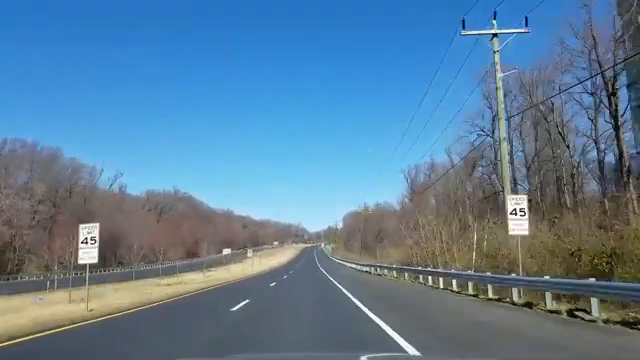
#> input picture frame 89 of test_video.mp4, 640 x 360 px
$ python main.py
#> lines starting #> are read from the running program, lines starting #| are printed output that depends on the picture; after the words box and inside, x2 and y2 are one past the last pixel; in counts of white or black regions, pixels touching at a corner belong together
import serial
import cv2
import numpy as np

# Configure your COM port and Baudrate (must match the STM32 configuration, e.g., 9600)
try:
    ser = serial.Serial('COM12', 9600, timeout=1)
except Exception as e:
    print("❌ Could not open Serial Port. Ensure the STM32 is connected and the port is not in use by another program.")

# --- Function: Calculate the average slope and intercept ---
def average_slope_intercept(img, lines):
    lane_lines = []
    if lines is None:
        return lane_lines

    height, width = img.shape[:2]
    left_fit = []
    right_fit = []

    # Threshold for the slope to distinguish left and right lines
    boundary = 1 / 3
    left_region_boundary = width * (1 - boundary)
    right_region_boundary = width * boundary

    for line in lines:
        try:
            x1, y1, x2, y2 = line.reshape(4)

            if x1 == x2:
                continue

            fit = np.polyfit((x1, x2), (y1, y2), 1)
            slope = fit[0]
            intercept = fit[1]

            if slope < 0:
                if x1 < left_region_boundary and x2 < left_region_boundary:
                    left_fit.append((slope, intercept))
            else:
                if x1 > right_region_boundary and x2 > right_region_boundary:
                    right_fit.append((slope, intercept))
        except:
            pass

    if len(left_fit) > 0:
        left_fit_average = np.average(left_fit, axis=0)
        lane_lines.append(make_points(img, left_fit_average))

    if len(right_fit) > 0:
        right_fit_average = np.average(right_fit, axis=0)
        lane_lines.append(make_points(img, right_fit_average))

    return lane_lines

# --- Function: Generate points from slope and intercept ---
def make_points(img, line):
    height, width = img.shape[:2]
    slope, intercept = line
    y1 = int(height)
    y2 = int(height * 0.6)

    x1 = int((y1 - intercept) / slope)
    x2 = int((y2 - intercept) / slope)
    return [[x1, y1, x2, y2]]

# --- Function: Calculate the lane offset ---
def calculate_lane_offset(img, lines):
    height, width = img.shape[:2]
    img_center = width / 2.0
    lane_center = img_center

    if len(lines) == 2:
        left_line = lines[0][0]
        right_line = lines[1][0]
        y_val = height * 0.7
        x_left = (y_val - (np.polyfit((left_line[0], left_line[2]), (left_line[1], left_line[3]), 1))[1]) / \
                 (np.polyfit((left_line[0], left_line[2]), (left_line[1], left_line[3]), 1))[0]
        x_right = (y_val - (np.polyfit((right_line[0], right_line[2]), (right_line[1], right_line[3]), 1))[1]) / \
                  (np.polyfit((right_line[0], right_line[2]), (right_line[1], right_line[3]), 1))[0]
        lane_center = (x_left + x_right) / 2.0

    offset = lane_center - img_center
    return int(offset)

# --- Function: Apply Region of Interest (ROI) mask ---
def region_of_interest(img, vertices):
    mask = np.zeros_like(img)
    cv2.fillPoly(mask, vertices, 255)
    masked_image = cv2.bitwise_and(img, mask)
    return masked_image

# --- Function: Draw lane lines ---
def draw_lines(img, lines):
    line_image = np.zeros_like(img)
    if lines is not None:
        for line in lines:
            try:
                x1, y1, x2, y2 = line.reshape(4)
                cv2.line(line_image, (x1, y1), (x2, y2), (0, 255, 0), 10)
            except:
                pass
    return line_image

# --- Global variables for the PD Controller ---
prev_offset = 0
Kp = 0.4
Kd = 0.2

def calculate_steering_angle(offset):
    global prev_offset
    derivative = offset - prev_offset
    steering_angle = (Kp * offset) + (Kd * derivative)
    prev_offset = offset
    # Constrain the steering angle between -45 and 45 degrees
    steering_angle = max(min(steering_angle, 45), -45)
    return int(steering_angle)

# --- Main processing function ---
def process_frame(frame):
    height, width = frame.shape[:2]
    gray = cv2.cvtColor(frame, cv2.COLOR_BGR2GRAY)
    blur = cv2.GaussianBlur(gray, (5, 5), 0)
    edges = cv2.Canny(blur, 50, 150)

    roi_vertices = np.array([
        [(width * 0.1, height), (width * 0.9, height), (width // 2, int(height * 0.6))]
    ], np.int32)
    cropped_edges = region_of_interest(edges, roi_vertices)

    lines = cv2.HoughLinesP(cropped_edges, rho=2, theta=np.pi / 180, threshold=50, minLineLength=40, maxLineGap=150)

    # 1. Calculations
    averaged_lines = average_slope_intercept(frame, lines)
    line_image = draw_lines(frame, averaged_lines)
    offset = calculate_lane_offset(frame, averaged_lines)
    steering_angle = calculate_steering_angle(offset)

    # Send the steering angle to the STM32 board
    try:
       command = f"ANGLE:{steering_angle}\n"
       ser.write(command.encode('utf-8'))
    except Exception as e:
        print("❌ Error with Serial COM12:", e)

    # 2. CREATE combo_image (VERY IMPORTANT, must be done before cv2.putText)
    combo_image = cv2.addWeighted(frame, 0.8, line_image, 1, 1)

    # 3. Draw text and UI elements on combo_image
    cv2.line(combo_image, (int(width / 2), 0), (int(width / 2), height), (0, 0, 255), 2)
    cv2.putText(combo_image, f"Offset: {offset}", (50, 50), cv2.FONT_HERSHEY_SIMPLEX, 1.5, (0, 0, 255), 4, cv2.LINE_AA)
    cv2.putText(combo_image, f"Steering Angle: {steering_angle} deg", (50, 100), cv2.FONT_HERSHEY_SIMPLEX, 1.2, (0, 255, 0), 3, cv2.LINE_AA)

    return combo_image

# --- MAIN LOOP ---
# WARNING: Ensure the video file path is correct on your computer
cap = cv2.VideoCapture("test_video.mp4")

if not cap.isOpened():
    print("❌ ERROR: OpenCV could not find the video! Check the file path and name.")
else:
    print("✅ Video loaded successfully, the window will open now...")

while cap.isOpened():
    ret, frame = cap.read()
#> frame is the input picture: shape (360, 640, 3); mean B, G, R 152.6, 126.1, 91.6
    if not ret:
        break

    processed_frame = process_frame(frame)
#> in process_frame, `gray = cv2.cvtColor(frame, cv2.COLOR_BGR2GRAY)`:
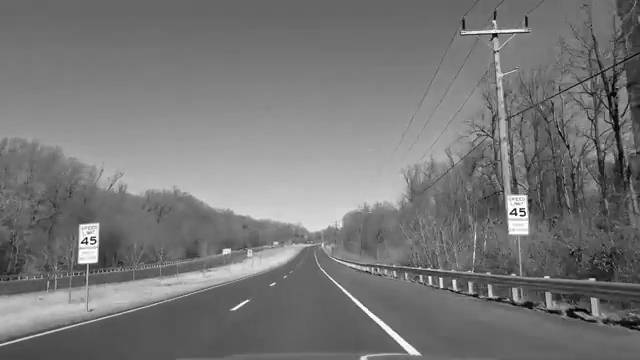
#> gray: shape (360, 640); min 0, max 255, mean 118.9
#> in process_frame, `edges = cv2.Canny(blur, 50, 150)`:
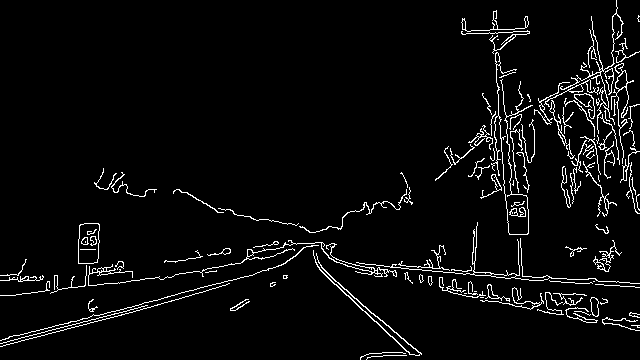
#> edges: shape (360, 640); 4.3% white in thin lines or dots
#> in region_of_interest, `cv2.fillPoly(mask, vertices, 255)`:
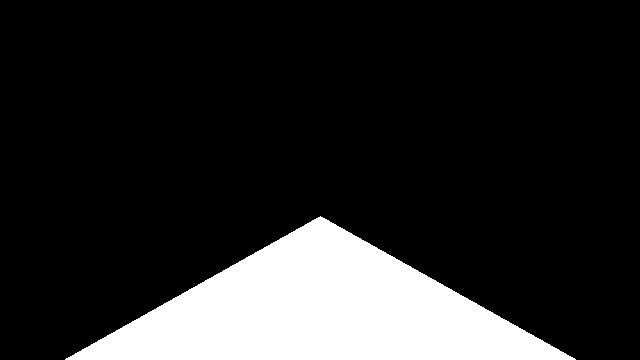
#> mask: shape (360, 640); 16% white; 1 white region, box (x1, y1, x2, y2) and area: (65, 216, 576, 360) 36976
#> in region_of_interest, `masked_image = cv2.bitwise_and(img, mask)`:
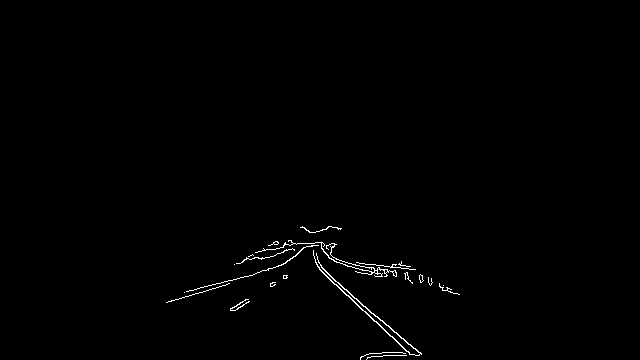
#> masked_image: shape (360, 640); 0.65% white in thin lines or dots, all inside (x1, y1, x2, y2) = (166, 226, 460, 360)
#> in process_frame, `lines = cv2.HoughLinesP(cropped_edges, rho=2, theta=np.pi / 180, thres..`: lines = 16 rows, first 6: [299, 252, 421, 354], [298, 243, 409, 354], [277, 241, 447, 289], [248, 256, 400, 267], [211, 285, 331, 251], [276, 248, 457, 293]
#> the loop in average_slope_intercept, `for line in lines:` made 16 passes
#> (x1, y1, x2, y2, slope, intercept) on passes 1 to 12: (299, 252, 421, 354, 0.836, 2.02), (298, 243, 409, 354, 1, -55), (277, 241, 447, 289, 0.282, 162.8), (248, 256, 400, 267, 0.0724, 238.1), (211, 285, 331, 251, -0.283, 344.8), (276, 248, 457, 293, 0.249, 179.4), (273, 243, 431, 279, 0.228, 180.8), (298, 252, 412, 354, 0.895, -14.63), (168, 301, 330, 254, -0.29, 349.7), (288, 241, 421, 353, 0.842, -1.53), (230, 310, 336, 244, -0.623, 453.2), (278, 243, 334, 243, 3.59e-18, 243)
#> after the loop in average_slope_intercept, `for line in lines:`: left_fit = [(-0.283, 344.8), (-0.29, 349.7), (-0.623, 453.2), (-1.08e-15, 355)]; right_fit = [(0.836, 2.02), (1, -55), (0.282, 162.8), (0.0724, 238.1), (0.249, 179.4), (0.228, 180.8), (0.895, -14.63), (0.842, -1.53), (3.59e-18, 243), (0.249, 175.9), (0.197, 200.2), (0.141, 221.3)]
#> in average_slope_intercept, `left_fit_average = np.average(left_fit, axis=0)`: left_fit_average = [-0.299, 375.7]
#> in make_points, `slope, intercept = line`: slope = -0.299; intercept = 375.7
#> in make_points, `x1 = int((y1 - intercept) / slope)`: x1 = 52
#> in make_points, `x2 = int((y2 - intercept) / slope)`: x2 = 534
#> in average_slope_intercept, `right_fit_average = np.average(right_fit, axis=0)`: right_fit_average = [0.416, 127.7]
#> in process_frame, `averaged_lines = average_slope_intercept(frame, lines)`: averaged_lines = [[[52, 360, 534, 216]], [[558, 360, 212, 216]]]
#> the loop in draw_lines, `for line in lines:` made 2 passes
#> after the loop in draw_lines, `for line in lines:`: line_image: shape (360, 640, 3); every value is 0
#> in calculate_lane_offset, `left_line = lines[0][0]`: left_line = [52, 360, 534, 216]
#> in calculate_lane_offset, `right_line = lines[1][0]`: right_line = [558, 360, 212, 216]
#> in calculate_lane_offset, `x_left = (y_val - (np.polyfit((left_line[0], left_line[2]), (left_line..`: x_left = 413.5
#> in calculate_lane_offset, `x_right = (y_val - (np.polyfit((right_line[0], right_line[2]), (right_..`: x_right = 298.5
#> in calculate_lane_offset, `lane_center = (x_left + x_right) / 2.0`: lane_center = 356
#> in calculate_lane_offset, `offset = lane_center - img_center`: offset = 36
#> in process_frame, `offset = calculate_lane_offset(frame, averaged_lines)`: offset = 35
#> in calculate_steering_angle, `steering_angle = (Kp * offset) + (Kd * derivative)`: steering_angle = 21
#> in calculate_steering_angle, `prev_offset = offset`: prev_offset = 35
#> in process_frame, `steering_angle = calculate_steering_angle(offset)`: steering_angle = 21
#> in process_frame, `combo_image = cv2.addWeighted(frame, 0.8, line_image, 1, 1)`:
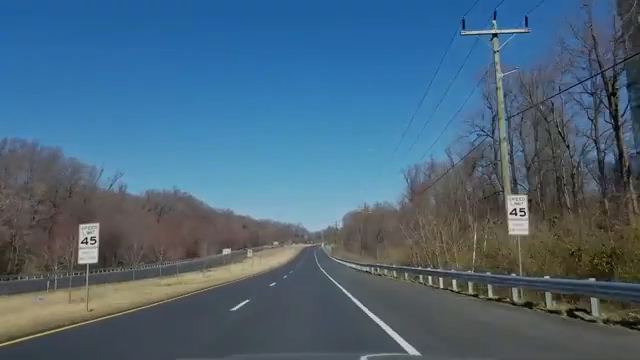
#> combo_image: shape (360, 640, 3); mean B, G, R 123.1, 101.9, 74.3
#> in process_frame, `cv2.putText(combo_image, f"Steering Angle: {steering_angle} deg", (50,..`:
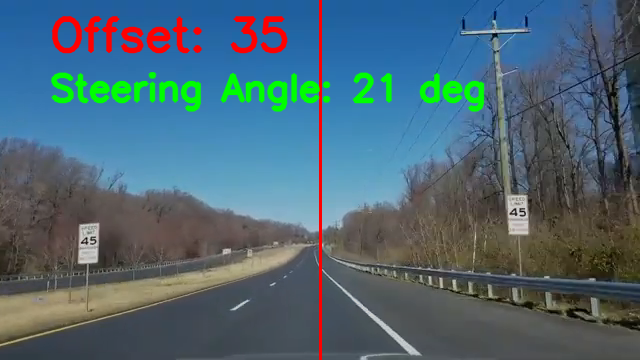
#> combo_image: shape (360, 640, 3); mean B, G, R 116.3, 103, 76.9
    cv2.imshow("LKA - Lane Detection & PD Control", processed_frame)

    # Delay to control video playback speed (200ms = slow motion)
    if cv2.waitKey(200) & 0xFF == ord('q'):
#> (key q is pressed here)
        break

cap.release()
cv2.destroyAllWindows()

$ run again, starting later in the video
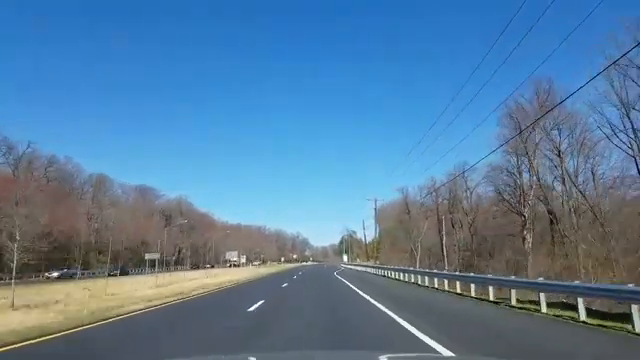
#> input picture frame 400 of test_video.mp4, 640 x 360 px
#> frame is the input picture: shape (360, 640, 3); mean B, G, R 157, 124.8, 86.9
#> in process_frame, `edges = cv2.Canny(blur, 50, 150)`:
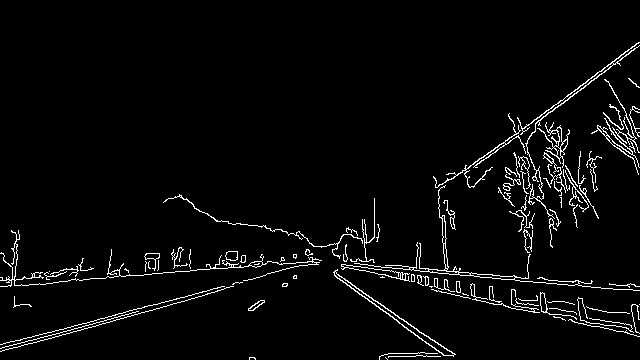
#> edges: shape (360, 640); 3.5% white in thin lines or dots, all inside (x1, y1, x2, y2) = (0, 42, 640, 360)
#> mask: shape (360, 640); 16% white; 1 white region, box (x1, y1, x2, y2) and area: (65, 216, 576, 360) 36976
#> masked_image: shape (360, 640); 0.75% white in thin lines or dots, all inside (x1, y1, x2, y2) = (152, 231, 466, 360)
#> lines = 18 rows, first 6: [305, 254, 454, 354], [170, 300, 365, 248], [312, 259, 444, 355], [233, 265, 401, 265], [291, 233, 452, 291], [260, 256, 437, 284]
#> the loop in average_slope_intercept, `for line in lines:` made 18 passes
#> (x1, y1, x2, y2, slope, intercept) on passes 1 to 8: (305, 254, 454, 354, 0.671, 49.3), (170, 300, 365, 248, -0.267, 345.3), (312, 259, 444, 355, 0.727, 32.09), (233, 265, 401, 265, -7.61e-17, 265), (291, 233, 452, 291, 0.36, 128.2), (260, 256, 437, 284, 0.158, 214.9), (238, 263, 413, 269, 0.0343, 254.8), (381, 355, 453, 355, -5.62e-16, 355)
#> after the loop in average_slope_intercept, `for line in lines:`: left_fit = [(-0.267, 345.3), (-7.61e-17, 265), (-0.286, 353.5), (-0.833, 521.2), (-0.0556, 279.7)]; right_fit = [(0.671, 49.3), (0.727, 32.09), (0.36, 128.2), (0.158, 214.9), (0.0343, 254.8), (0.344, 137.6), (6.31e-17, 261), (0.282, 167.1), (0.329, 139.3), (0.778, 11), (0.103, 232)]
#> left_fit_average = [-0.288, 353]
#> in make_points, `slope, intercept = line`: slope = -0.288; intercept = 353
#> in make_points, `x1 = int((y1 - intercept) / slope)`: x1 = -24
#> in make_points, `x2 = int((y2 - intercept) / slope)`: x2 = 474
#> right_fit_average = [0.344, 147.9]
#> averaged_lines = [[[-24, 360, 474, 216]], [[616, 360, 197, 216]]]
#> the loop in draw_lines, `for line in lines:` made 2 passes
#> left_line = [-24, 360, 474, 216]
#> right_line = [616, 360, 197, 216]
#> x_left = 349.5
#> x_right = 301.8
#> in calculate_lane_offset, `lane_center = (x_left + x_right) / 2.0`: lane_center = 325.6
#> in calculate_lane_offset, `offset = lane_center - img_center`: offset = 5.63
#> in process_frame, `offset = calculate_lane_offset(frame, averaged_lines)`: offset = 5
#> in calculate_steering_angle, `steering_angle = (Kp * offset) + (Kd * derivative)`: steering_angle = 3
#> prev_offset = 5
#> in process_frame, `steering_angle = calculate_steering_angle(offset)`: steering_angle = 3
#> in process_frame, `cv2.putText(combo_image, f"Steering Angle: {steering_angle} deg", (50,..`:
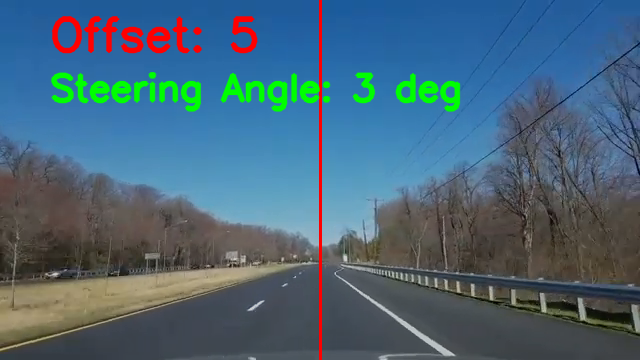
#> combo_image: shape (360, 640, 3); mean B, G, R 120.4, 102.2, 72.8

$ run again, starting later in the video
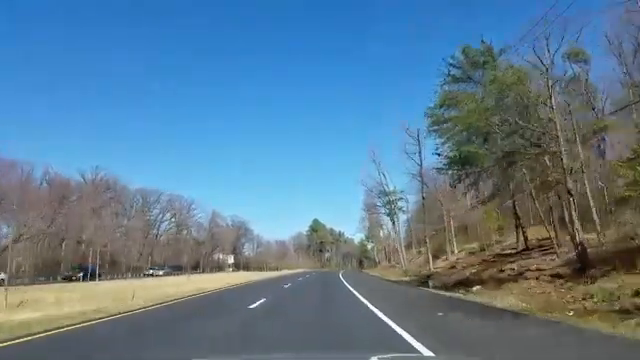
#> input picture frame 712 of test_video.mp4, 640 x 360 px
#> frame is the input picture: shape (360, 640, 3); mean B, G, R 147, 124.1, 92.4
#> in process_frame, `edges = cv2.Canny(blur, 50, 150)`:
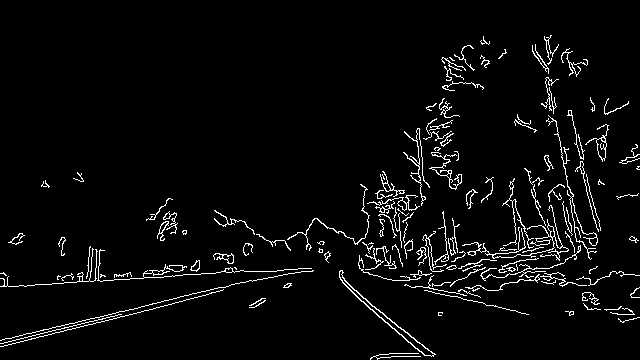
#> edges: shape (360, 640); 4% white in thin lines or dots
#> mask: shape (360, 640); 16% white; 1 white region, box (x1, y1, x2, y2) and area: (65, 216, 576, 360) 36976
#> masked_image: shape (360, 640); 0.66% white in thin lines or dots, all inside (x1, y1, x2, y2) = (157, 218, 471, 360)
#> lines = 16 rows, first 6: [291, 236, 433, 355], [289, 238, 424, 355], [184, 295, 390, 255], [157, 307, 377, 248], [224, 270, 429, 281], [319, 221, 447, 295]
#> the loop in average_slope_intercept, `for line in lines:` made 16 passes
#> (x1, y1, x2, y2, slope, intercept) on passes 1 to 8: (291, 236, 433, 355, 0.838, -7.87), (289, 238, 424, 355, 0.867, -12.47), (184, 295, 390, 255, -0.194, 330.7), (157, 307, 377, 248, -0.268, 349.1), (224, 270, 429, 281, 0.0537, 258), (319, 221, 447, 295, 0.578, 36.58), (316, 218, 458, 297, 0.556, 42.2), (226, 272, 402, 263, -0.0511, 283.6)
#> after the loop in average_slope_intercept, `for line in lines:`: left_fit = [(-0.194, 330.7), (-0.268, 349.1), (-0.0511, 283.6)]; right_fit = [(0.838, -7.87), (0.867, -12.47), (0.0537, 258), (0.578, 36.58), (0.556, 42.2), (0.867, -16.8), (0.961, -54.36), (0.265, 173.8), (0.0539, 255.8), (0.446, 92.12), (0.782, 13.69), (0.305, 153.5)]
#> left_fit_average = [-0.171, 321.1]
#> in make_points, `slope, intercept = line`: slope = -0.171; intercept = 321.1
#> in make_points, `x1 = int((y1 - intercept) / slope)`: x1 = -227
#> in make_points, `x2 = int((y2 - intercept) / slope)`: x2 = 614
#> right_fit_average = [0.548, 77.84]
#> averaged_lines = [[[-227, 360, 614, 216]], [[515, 360, 252, 216]]]
#> the loop in draw_lines, `for line in lines:` made 2 passes
#> left_line = [-227, 360, 614, 216]
#> right_line = [515, 360, 252, 216]
#> x_left = 403.8
#> x_right = 317.7
#> in calculate_lane_offset, `lane_center = (x_left + x_right) / 2.0`: lane_center = 360.8
#> in calculate_lane_offset, `offset = lane_center - img_center`: offset = 40.75
#> in process_frame, `offset = calculate_lane_offset(frame, averaged_lines)`: offset = 40
#> in calculate_steering_angle, `steering_angle = (Kp * offset) + (Kd * derivative)`: steering_angle = 24
#> prev_offset = 40
#> in process_frame, `steering_angle = calculate_steering_angle(offset)`: steering_angle = 24
#> in process_frame, `cv2.putText(combo_image, f"Steering Angle: {steering_angle} deg", (50,..`:
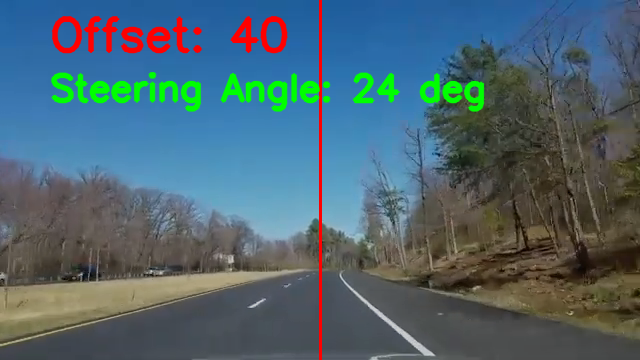
#> combo_image: shape (360, 640, 3); mean B, G, R 112.1, 101.7, 77.4
